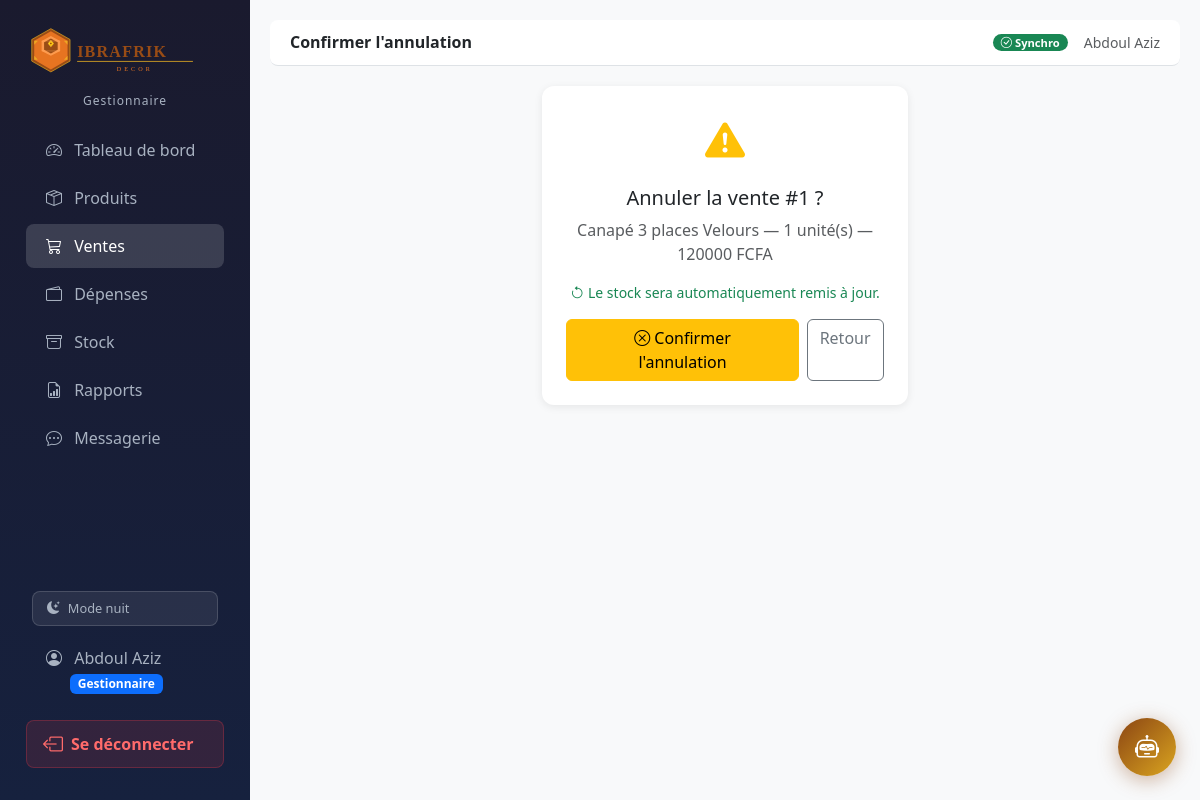
The app's page /ventes/1/annuler/ (signed in) with its own data.
### accounts/models.py (models this page shows, shortened)
class Utilisateur(AbstractUser):
    GESTIONNAIRE = 'GESTIONNAIRE'
    ADMIN = 'ADMIN'
    ROLE_CHOICES = [
        (GESTIONNAIRE, 'Gestionnaire'),
        (ADMIN, 'Administrateur'),
    ]
    role = models.CharField(
        max_length=20,
        choices=ROLE_CHOICES,
        default=GESTIONNAIRE,
    )
    photo = models.ImageField(
        upload_to='profils/',
        blank=True,
        null=True,
        verbose_name='Photo de profil'
    )
    def is_gestionnaire(self):
        return self.role == self.GESTIONNAIRE
    def is_admin_bc(self):
        return self.role == self.ADMIN
    class Meta:
        verbose_name = 'Utilisateur'
        verbose_name_plural = 'Utilisateurs'

### ventes/models.py (models this page shows, shortened)
class Vente(models.Model):
    produit = models.ForeignKey(Produit, on_delete=models.PROTECT, related_name='ventes')
    gestionnaire = models.ForeignKey(settings.AUTH_USER_MODEL, on_delete=models.PROTECT, related_name='ventes')
    quantite = models.IntegerField()
    prix_unitaire = models.DecimalField(max_digits=12, decimal_places=2)
    montant_total = models.DecimalField(max_digits=12, decimal_places=2, editable=False)
    date_vente = models.DateTimeField(auto_now_add=True)
    client = models.CharField(max_length=200, blank=True)
    annulee = models.BooleanField(default=False)
    class Meta:
        verbose_name = 'Vente'
        ordering = ['-date_vente']

### produits/models.py (models this page shows, shortened)
class Produit(models.Model):
    nom = models.CharField(max_length=200)
    categorie = models.ForeignKey(Categorie, on_delete=models.PROTECT, related_name='produits')
    description = models.TextField(blank=True)
    prix_achat = models.DecimalField(max_digits=12, decimal_places=2)
    prix_vente = models.DecimalField(max_digits=12, decimal_places=2)
    quantite_stock = models.IntegerField(default=0)
    seuil_alerte = models.IntegerField(default=5)
    image = models.ImageField(upload_to='produits/', blank=True, null=True)
    date_ajout = models.DateTimeField(auto_now_add=True)
    actif = models.BooleanField(default=True)
    class Meta:
        verbose_name = 'Produit'

### ventes/views.py (the view, shortened to what this page needs)
# urls.py: path('<int:pk>/annuler/', views.vente_annuler, name='annuler'),
@login_required
@transaction.atomic
def vente_annuler(request, pk):
    vente = get_object_or_404(Vente, pk=pk, gestionnaire=request.user)
    if vente.annulee:
        messages.warning(request, 'Cette vente est déjà annulée.')
        return redirect('ventes:liste')
    return render(request, 'ventes/confirmer_annulation.html', {'vente': vente})

### dashboard/context_processors.py (called while the page is built)
def messages_non_lus(request):
    if request.user.is_authenticated:
        count = Message.objects.filter(
            destinataire=request.user, lu=False
        ).count()
        return {'messages_non_lus_count': count}
    return {'messages_non_lus_count': 0}

### templates/ventes/confirmer_annulation.html (shortened to what this page needs)
{% extends 'base.html' %}
{% block page_title %}Confirmer l'annulation{% endblock %}
{% block content %}
<div class="row justify-content-center">
    <div class="col-md-5">
        <div class="card p-4 text-center">
            <i class="bi bi-exclamation-triangle-fill text-warning fs-1 mb-3"></i>
            <h5>Annuler la vente #{{ vente.id }} ?</h5>
            <p class="text-muted">
                {{ vente.produit.nom }} — {{ vente.quantite }} unité(s)
                — {{ vente.montant_total|floatformat:0 }} FCFA
            </p>
            <p class="small text-success">
                <i class="bi bi-arrow-counterclockwise"></i>
                Le stock sera automatiquement remis à jour.
            </p>
            <form method="post" class="d-flex gap-2 justify-content-center">
                <button type="submit" class="btn btn-warning px-4">
                    <i class="bi bi-x-circle me-1"></i>Confirmer l'annulation
                </button>
                <a href="{% url 'ventes:liste' %}" class="btn btn-outline-secondary">
                    Retour
                </a>
            </form>
        </div>
    </div>
</div>
{% endblock %}

### templates/base.html (shortened to what this page needs)
{% load static %}
<!DOCTYPE html>
<html lang="fr">
<head>
    <link href="https://cdn.jsdelivr.net/npm/bootstrap@5.3.0/dist/css/bootstrap.min.css" rel="stylesheet">
    <link href="https://cdn.jsdelivr.net/npm/bootstrap-icons@1.11.0/font/bootstrap-icons.css" rel="stylesheet">
</head>
<body data-theme="dark">
{% if user.is_authenticated %}
<div class="d-flex">
    <nav class="sidebar p-3">
        <div class="text-center mb-3 mt-1">
            <img src="{% static 'images/logo_ibrafrik.svg' %}"
                 alt="IBRAFRIK Decor"
                 style="width: 210px; max-width: 100%; filter: brightness(1.1);">
            <div style="color: var(--sidebar-text); font-size: 0.75rem; margin-top: 4px; letter-spacing: 1px;">
                {{ user.get_role_display }}
            </div>
        </div>
        <ul class="nav flex-column flex-grow-1">
            {% if user.is_gestionnaire %}
            <li class="nav-item">
                <a class="nav-link {% if request.resolver_match.url_name == 'index' %}active{% endif %}"
                   href="{% url 'dashboard:index' %}">
                    <i class="bi bi-speedometer2"></i> Tableau de bord
                </a>
            </li>
            <li class="nav-item">
                <a class="nav-link {% if request.resolver_match.app_name == 'produits' %}active{% endif %}"
                   href="{% url 'produits:liste' %}">
                    <i class="bi bi-box-seam"></i> Produits
                </a>
            </li>
            <li class="nav-item">
                <a class="nav-link {% if request.resolver_match.app_name == 'ventes' %}active{% endif %}"
                   href="{% url 'ventes:liste' %}">
                    <i class="bi bi-cart3"></i> Ventes
                </a>
            </li>
            <li class="nav-item">
                <a class="nav-link {% if request.resolver_match.app_name == 'depenses' %}active{% endif %}"
                   href="{% url 'depenses:liste' %}">
                    <i class="bi bi-wallet2"></i> Dépenses
                </a>
            </li>
            <li class="nav-item">
                <a class="nav-link {% if request.resolver_match.app_name == 'stock' %}active{% endif %}"
                   href="{% url 'stock:liste' %}">
                    <i class="bi bi-archive"></i> Stock
                </a>
            </li>
            <li class="nav-item">
                <a class="nav-link {% if request.resolver_match.app_name == 'rapports' %}active{% endif %}"
                   href="{% url 'rapports:journalier' %}">
                    <i class="bi bi-file-earmark-bar-graph"></i> Rapports
                </a>
            </li>
            <li class="nav-item">
                <a class="nav-link {% if request.resolver_match.app_name == 'messagerie' %}active{% endif %}"
                   href="{% url 'messagerie:inbox' %}">
                    <i class="bi bi-chat-dots"></i> Messagerie
                </a>
            </li>
            {% endif %}
        </ul>
        <div class="px-3 mb-2">
            <button onclick="toggleMode()" id="modeBtn"
                    style="display:flex; align-items:center; gap:8px;
                           background: rgba(255,255,255,0.08);
                           color: var(--sidebar-text);
                           border: 1px solid rgba(255,255,255,0.15);
                           border-radius: 8px;
                           padding: 7px 14px;
                           width: 100%;
                           cursor: pointer;
                           font-size: 0.8rem;
                           transition: all 0.2s;">
                <i class="bi bi-moon-stars-fill" id="modeIcon"></i>
                <span id="modeLabel">Mode nuit</span>
            </button>
        </div>
        <a href="{% url 'accounts:profil' %}" class="nav-link mb-2" style="color: var(--sidebar-text);">
            <i class="bi bi-person-circle"></i>
            {{ user.get_full_name|default:user.username }}
            <br>
            <span class="badge ms-4 {% if user.is_admin_bc %}bg-warning text-dark{% else %}bg-primary{% endif %}">
                {{ user.get_role_display }}
            </span>
        </a>
        <a href="{% url 'accounts:logout' %}" class="btn-deconnexion mb-3">
            <i class="bi bi-box-arrow-left fs-5"></i>
            Se déconnecter
        </a>
    </nav>
    <div class="main-content flex-grow-1">
        <div class="topbar d-flex justify-content-between align-items-center">
            <h6 class="mb-0 fw-bold">{% block page_title %}{% endblock %}</h6>
            <div class="d-flex align-items-center gap-3">
                <span id="sync-indicator" class="badge badge-sync bg-secondary">
                </span>
                <small class="text-muted">{{ user.get_full_name|default:user.username }}</small>
            </div>
        </div>
        {% block content %}{% endblock %}
    </div>
</div>
{% else %}
    {% block content_unauthenticated %}{% endblock %}
{% endif %}
{% if user.is_authenticated %}
<div class="chat-bubble">
    <button class="chat-btn" onclick="toggleChat()" title="Assistant IBRA">
        <i class="bi bi-robot"></i>
    </button>
</div>
{% endif %}
</body>
</html>

### templates/base.html (style rules this page uses)
body[data-theme="dark"] { --sidebar-bg1: #1a1a2e; --sidebar-bg2: #16213e; --sidebar-text: #a8b2c1; background-color: #f8f9fa; }
body { --sidebar-bg1: #1a1a2e; --sidebar-bg2: #16213e; --sidebar-text: #a8b2c1; background-color: #f8f9fa; }
.sidebar { height: 100vh; background: linear-gradient(180deg, var(--sidebar-bg1) 0%, var(--sidebar-bg2) 100%); width: 250px; position: fixed; top: 0; left: 0; display: flex; flex-direction: column; overflow-y: auto; }
.sidebar .nav-link { color: var(--sidebar-text); padding: 10px 20px; border-radius: 8px; margin: 2px 10px; transition: all 0.2s; }
.sidebar .nav-link:hover, .sidebar .nav-link.active { background: rgba(255,255,255,0.15); color: #fff; }
.sidebar .nav-link i { margin-right: 8px; }
.main-content { margin-left: 250px; padding: 20px; }
.topbar { background: #fff; border-bottom: 1px solid #dee2e6; padding: 12px 20px; margin-bottom: 20px; border-radius: 8px; }
.card { border: none; box-shadow: 0 2px 8px rgba(0,0,0,0.08); border-radius: 12px; }
.badge-sync { font-size: 0.7rem; padding: 3px 8px; border-radius: 20px; }
.btn-deconnexion { display: flex; align-items: center; gap: 8px; background: rgba(220, 53, 69, 0.15); color: #ff6b6b !important; border: 1px solid rgba(220, 53, 69, 0.3); border-radius: 8px; padding: 8px 16px; margin: 8px 10px; font-weight: 600; transition: all 0.2s; text-decoration: none; }
body[data-mode="dark"] { --sidebar-bg1: #1a1a2e; --sidebar-bg2: #16213e; --sidebar-text: #a8b2c1; background-color: #f8f9fa; }
.chat-bubble { position: fixed; bottom: 24px; right: 24px; z-index: 9999; }
.chat-btn { width: 58px; height: 58px; border-radius: 50%; background: linear-gradient(135deg, #8B4513, #DAA520); border: none; color: #fff; font-size: 1.5rem; cursor: pointer; box-shadow: 0 4px 20px rgba(139,69,19,0.4); transition: transform 0.2s; }

### records on screen
Utilisateur: role "Gestionnaire", get_full_name "Abdoul Aziz"
Vente: id "1", produit.nom "Canapé 3 places Velours", quantite "1", montant_total "120000"
